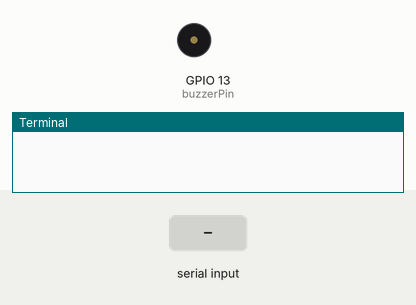
This program was run on a simulated Raspberry Pi (BCM pin numbers). On the bench: buzzer (waves = sounding), the last lines printed to the terminal. Inputs (shaded band) come from the test bench.

Above: at 1.2 s.
1.3 s: "1" typed at the terminal, then Enter
At 1.45 s:
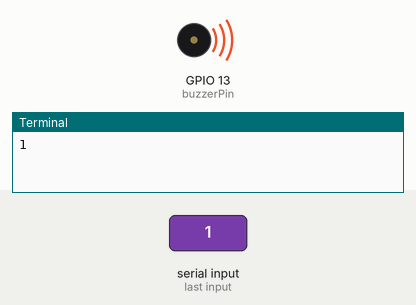
Timing chart, 0 to 4.3 s (numbered marks = the images above; inputs shaded):
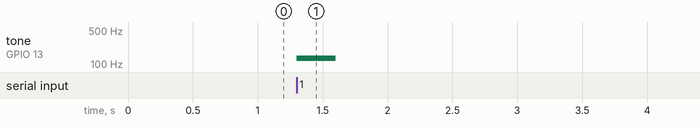

Measured:
- after the input at 1.3 s, tone on GPIO 13 (buzzerPin): silent → 131 Hz at once, → silent 0.30 s later

The program:

buzzer2.py
```python
import RPi.GPIO as  GPIO
import time
import keyboard

buzzerPin = 13
melody = {'1':131, '2':147, '3':165, '4':175, '5':196,
					'6':220, '7':247, '8':262}

# 초기화
GPIO.setmode(GPIO.BCM)
GPIO.setup(buzzerPin, GPIO.OUT)


def play_melody(key):
	buzz = GPIO.PWM(buzzerPin, melody[key])	# 440Hz를 갖는 객체 생성
	buzz.start(50)	# duty cycle 50으로 pwm 출력 시작	// 소리 크기 조절
	time.sleep(0.3)	# 음길이
	buzz.stop() # 정지

try:
	while True:
		play_melody(input())

except KeyboardInterrupt:	# 키보드 인터럽트
	GPIO.cleanup()
```
